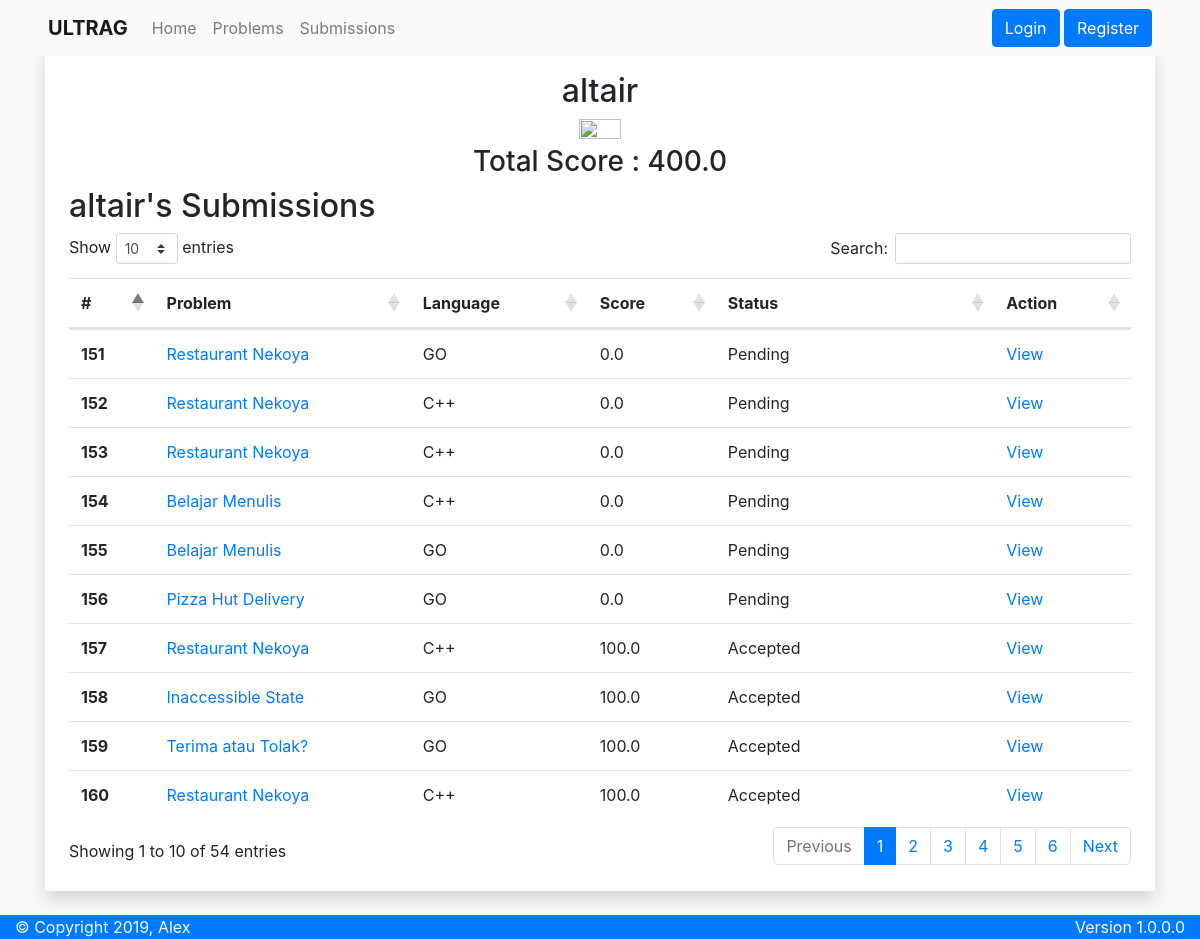
Screenshot of /profile/altair with the database file from the repository.
### apps/models.py (models this page shows, shortened)
class Submission(models.Model):
    STATUS_CHOICES = {
        ('PEN', 'Pending'),
        ('AC', 'Accepted'),
        ('WA', 'Wrong Answer'),
        ('TLE', 'Time Limit Exceeded'),
        ('RTE', 'Runtime Error'),
        ('CTE', 'Compilation Error'),
        ('ACE', 'Abort Called Error'),
        ('MLE', 'Memory Limit Exceeded'),
        ('UNE', 'Unknown Error')
    }
    user = models.ForeignKey(User, default=None, on_delete=models.DO_NOTHING)
    problem = models.ForeignKey(Problem, on_delete=models.CASCADE)
    file = models.FileField(default=None, upload_to='Submission', storage=judge_storage)
    language = models.CharField(max_length=10, editable=False, default='UNKNOWN')
    host = models.PositiveSmallIntegerField(default=0)
    score = models.FloatField(default=0)
    status = models.CharField(max_length=3, choices=STATUS_CHOICES, default='PEN')
    date = models.DateTimeField(auto_now=True, editable=False)

class Problem(models.Model):
    name = models.CharField(max_length=50)
    description = models.TextField(default=None)
    input_format = models.TextField(default=None)
    output_format = models.TextField(default=None)
    constraints = models.TextField(default=None)
    time_limit = models.PositiveSmallIntegerField()
    memory_limit = models.PositiveSmallIntegerField()
    date = models.DateTimeField(auto_now=True, editable=False)
    def __str__(self):
        return '{}'.format(self.name)

### apps/views.py (the view)
# urls.py: path('profile/<str:username>', views.profile, name='profile'),
def profile(request, username):
    user = User.objects.get(username=username)
    submissions = models.Submission.objects.filter(user=user)
    user.score = submissions.values('problem').annotate(greatest=Max('score')).aggregate(total=Sum('greatest'))['total']
    context = {
        'Title': 'ULTRAG - {}\'s Profile'.format(username),
        'User': user,
        'Submissions': submissions
    }
    return render(request, 'apps/profile.html', context)

### apps/templates/apps/profile.html (shortened to what this page needs)
{% extends 'apps/base.html' %}
{% block extra-css %}
<link rel="stylesheet" href="https://cdn.datatables.net/1.10.20/css/dataTables.bootstrap4.min.css">
{% endblock extra-css %}
{% block content %}
<center>
    <h2>{{ User.username }}</h2>
    <img width="20%" height="20%" src="https://www.searchpng.com/wp-content/uploads/2019/02/Deafult-Profile-Pitcher.png"/>
    <h3>Total Score : {{ User.score }}</h3>
</center>
<h2>{{ User.username }}'s Submissions</h2>
<table id="submission" class="table table-hover">
	<thead>
		<tr>
			<th scope="col">#</th>
			<th scope="col">Problem</th>
			<th scope="col">Language</th>
			<th scope="col">Score</th>
			<th scope="col">Status</th>
			<th scope="col">Action</th>
		</tr>
	</thead>
	<tbody>
		{% for submission in Submissions %}
		<tr>
			<th scope="row">{{ submission.id }}</th>
			<td><a href="{% url 'apps:problem' submission.problem_id %}">{{ submission.problem }}</a></td>
			<td>{{ submission.language }}</td>
			<td>{{ submission.score }}</td>
			<td>{{ submission.get_status_display }}</td>
			<td><a href="{% url 'apps:submission' submission.id %}">View</a></td>
		</tr>
		{% endfor %}
	</tbody>
</table>
{% endblock content %}

### rows the page displays
Submission: id "151", problem "Restaurant Nekoya", language "GO", score "0.0", status "Pending"
Submission: id "152", problem "Restaurant Nekoya", language "C++", score "0.0", status "Pending"
Submission: id "153", problem "Restaurant Nekoya", language "C++", score "0.0", status "Pending"
Submission: id "154", problem "Belajar Menulis", language "C++", score "0.0", status "Pending"
Submission: id "155", problem "Belajar Menulis", language "GO", score "0.0", status "Pending"
Submission: id "156", problem "Pizza Hut Delivery", language "GO", score "0.0", status "Pending"
Submission: id "157", problem "Restaurant Nekoya", language "C++", score "100.0", status "Accepted"
Submission: id "158", problem "Inaccessible State", language "GO", score "100.0", status "Accepted"
Submission: id "159", problem "Terima atau Tolak?", language "GO", score "100.0", status "Accepted"
Submission: id "160", problem "Restaurant Nekoya", language "C++", score "100.0", status "Accepted"

### other values shown
{{ User.username }} "altair"
{{ User.score }} "400.0"
